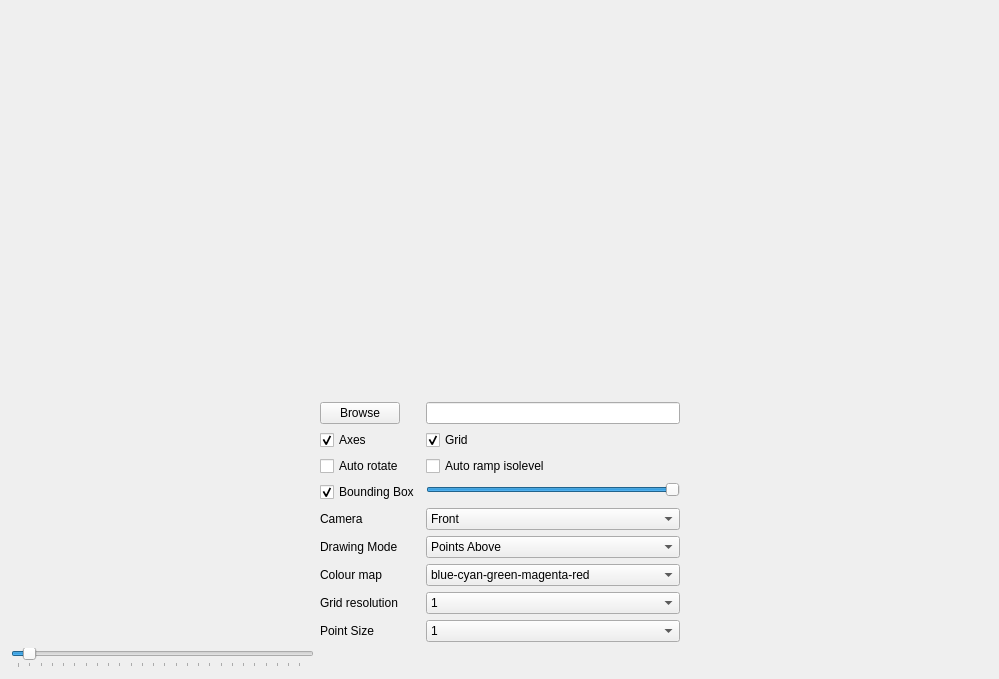
<?xml version="1.0" encoding="UTF-8"?>
<ui version="4.0">
 <class>MainWindow</class>
 <widget class="QMainWindow" name="MainWindow">
  <property name="windowModality">
   <enum>Qt::ApplicationModal</enum>
  </property>
  <property name="geometry">
   <rect>
    <x>0</x>
    <y>0</y>
    <width>999</width>
    <height>679</height>
   </rect>
  </property>
  <property name="sizePolicy">
   <sizepolicy hsizetype="Preferred" vsizetype="Preferred">
    <horstretch>0</horstretch>
    <verstretch>0</verstretch>
   </sizepolicy>
  </property>
  <property name="windowTitle">
   <string>OpenGL Test 1</string>
  </property>
  <widget class="QWidget" name="centralWidget">
   <layout class="QGridLayout" name="gridLayout">
    <item row="1" column="1">
     <spacer name="horizontalSpacer_2">
      <property name="orientation">
       <enum>Qt::Horizontal</enum>
      </property>
      <property name="sizeHint" stdset="0">
       <size>
        <width>40</width>
        <height>20</height>
       </size>
      </property>
     </spacer>
    </item>
    <item row="6" column="2">
     <layout class="QFormLayout" name="formLayout">
      <item row="0" column="0">
       <widget class="QPushButton" name="browse_pushButton">
        <property name="text">
         <string>Browse</string>
        </property>
       </widget>
      </item>
      <item row="0" column="1">
       <widget class="QLineEdit" name="filepath_Edit">
        <property name="maximumSize">
         <size>
          <width>400</width>
          <height>16777215</height>
         </size>
        </property>
       </widget>
      </item>
      <item row="2" column="0">
       <widget class="QCheckBox" name="checkBox">
        <property name="enabled">
         <bool>true</bool>
        </property>
        <property name="text">
         <string>Axes</string>
        </property>
        <property name="checkable">
         <bool>true</bool>
        </property>
        <property name="checked">
         <bool>true</bool>
        </property>
       </widget>
      </item>
      <item row="2" column="1">
       <widget class="QCheckBox" name="checkBox_2">
        <property name="text">
         <string>Grid</string>
        </property>
        <property name="checked">
         <bool>true</bool>
        </property>
       </widget>
      </item>
      <item row="6" column="0">
       <widget class="QCheckBox" name="checkBox_5">
        <property name="maximumSize">
         <size>
          <width>105</width>
          <height>16777215</height>
         </size>
        </property>
        <property name="text">
         <string>Bounding Box</string>
        </property>
        <property name="checked">
         <bool>true</bool>
        </property>
       </widget>
      </item>
      <item row="9" column="0">
       <widget class="QLabel" name="Camera_label">
        <property name="text">
         <string>Camera</string>
        </property>
       </widget>
      </item>
      <item row="9" column="1">
       <widget class="QComboBox" name="Camera_combo">
        <item>
         <property name="text">
          <string>Front</string>
         </property>
        </item>
        <item>
         <property name="text">
          <string>Top</string>
         </property>
        </item>
        <item>
         <property name="text">
          <string>Left</string>
         </property>
        </item>
        <item>
         <property name="text">
          <string>Axonometric</string>
         </property>
        </item>
       </widget>
      </item>
      <item row="10" column="0">
       <widget class="QLabel" name="DrawingMode">
        <property name="text">
         <string>Drawing Mode</string>
        </property>
       </widget>
      </item>
      <item row="10" column="1">
       <widget class="QComboBox" name="Drawing_mode_comboBox">
        <item>
         <property name="text">
          <string>Points Above</string>
         </property>
        </item>
        <item>
         <property name="text">
          <string>Points Below</string>
         </property>
        </item>
        <item>
         <property name="text">
          <string>Lines Above</string>
         </property>
        </item>
        <item>
         <property name="text">
          <string>Lines Below</string>
         </property>
        </item>
        <item>
         <property name="text">
          <string>Isopoints</string>
         </property>
        </item>
        <item>
         <property name="text">
          <string>Isosurface</string>
         </property>
        </item>
       </widget>
      </item>
      <item row="11" column="0">
       <widget class="QLabel" name="Colourmap">
        <property name="text">
         <string>Colour map</string>
        </property>
       </widget>
      </item>
      <item row="11" column="1">
       <widget class="QComboBox" name="Colour_map_comboBox">
        <item>
         <property name="text">
          <string>blue-cyan-green-magenta-red</string>
         </property>
        </item>
        <item>
         <property name="text">
          <string>blue-red</string>
         </property>
        </item>
        <item>
         <property name="text">
          <string>grey scale</string>
         </property>
        </item>
        <item>
         <property name="text">
          <string>red-yellow-green-cyan-blue-magenta-red</string>
         </property>
        </item>
        <item>
         <property name="text">
          <string>green-yellow</string>
         </property>
        </item>
        <item>
         <property name="text">
          <string>green-magenta</string>
         </property>
        </item>
        <item>
         <property name="text">
          <string>blue-green-red-green-blue</string>
         </property>
        </item>
        <item>
         <property name="text">
          <string>white-black-white</string>
         </property>
        </item>
        <item>
         <property name="text">
          <string>red-blue-cyan-magenta</string>
         </property>
        </item>
        <item>
         <property name="text">
          <string>blue-cyan-grren-yellow-white</string>
         </property>
        </item>
        <item>
         <property name="text">
          <string>landscape</string>
         </property>
        </item>
        <item>
         <property name="text">
          <string>constant</string>
         </property>
        </item>
       </widget>
      </item>
      <item row="12" column="0">
       <widget class="QLabel" name="Grid_resolution_label">
        <property name="text">
         <string>Grid resolution</string>
        </property>
       </widget>
      </item>
      <item row="12" column="1">
       <widget class="QComboBox" name="Grid_resolution_comboBox">
        <item>
         <property name="text">
          <string>1</string>
         </property>
        </item>
        <item>
         <property name="text">
          <string>2</string>
         </property>
        </item>
        <item>
         <property name="text">
          <string>3</string>
         </property>
        </item>
        <item>
         <property name="text">
          <string>4</string>
         </property>
        </item>
        <item>
         <property name="text">
          <string>5</string>
         </property>
        </item>
       </widget>
      </item>
      <item row="13" column="0">
       <widget class="QLabel" name="Point_size_label">
        <property name="text">
         <string>Point Size</string>
        </property>
       </widget>
      </item>
      <item row="13" column="1">
       <widget class="QComboBox" name="Point_size_comboBox">
        <item>
         <property name="text">
          <string>1</string>
         </property>
        </item>
        <item>
         <property name="text">
          <string>2</string>
         </property>
        </item>
        <item>
         <property name="text">
          <string>3</string>
         </property>
        </item>
        <item>
         <property name="text">
          <string>4</string>
         </property>
        </item>
        <item>
         <property name="text">
          <string>5</string>
         </property>
        </item>
        <item>
         <property name="text">
          <string>6</string>
         </property>
        </item>
        <item>
         <property name="text">
          <string>7</string>
         </property>
        </item>
        <item>
         <property name="text">
          <string>8</string>
         </property>
        </item>
        <item>
         <property name="text">
          <string>9</string>
         </property>
        </item>
        <item>
         <property name="text">
          <string>10</string>
         </property>
        </item>
       </widget>
      </item>
      <item row="5" column="0">
       <widget class="QCheckBox" name="checkBox_3">
        <property name="text">
         <string>Auto rotate</string>
        </property>
       </widget>
      </item>
      <item row="5" column="1">
       <widget class="QCheckBox" name="checkBox_4">
        <property name="text">
         <string>Auto ramp isolevel</string>
        </property>
       </widget>
      </item>
      <item row="6" column="1">
       <widget class="QSlider" name="opacitySlider">
        <property name="maximumSize">
         <size>
          <width>300</width>
          <height>16777215</height>
         </size>
        </property>
        <property name="maximum">
         <number>10</number>
        </property>
        <property name="singleStep">
         <number>1</number>
        </property>
        <property name="sliderPosition">
         <number>10</number>
        </property>
        <property name="orientation">
         <enum>Qt::Horizontal</enum>
        </property>
       </widget>
      </item>
     </layout>
    </item>
    <item row="0" column="1" colspan="3">
     <widget class="GLWidget" name="widget" native="true">
      <property name="sizePolicy">
       <sizepolicy hsizetype="Expanding" vsizetype="Expanding">
        <horstretch>0</horstretch>
        <verstretch>0</verstretch>
       </sizepolicy>
      </property>
     </widget>
    </item>
    <item row="6" column="3">
     <spacer name="horizontalSpacer">
      <property name="orientation">
       <enum>Qt::Horizontal</enum>
      </property>
      <property name="sizeHint" stdset="0">
       <size>
        <width>40</width>
        <height>20</height>
       </size>
      </property>
     </spacer>
    </item>
    <item row="6" column="1">
     <widget class="Histogram" name="widget_2" native="true">
      <property name="enabled">
       <bool>true</bool>
      </property>
      <property name="sizePolicy">
       <sizepolicy hsizetype="MinimumExpanding" vsizetype="Preferred">
        <horstretch>0</horstretch>
        <verstretch>0</verstretch>
       </sizepolicy>
      </property>
      <property name="minimumSize">
       <size>
        <width>50</width>
        <height>50</height>
       </size>
      </property>
      <property name="maximumSize">
       <size>
        <width>240</width>
        <height>150</height>
       </size>
      </property>
     </widget>
    </item>
    <item row="7" column="1">
     <widget class="QSlider" name="HorizontalSlider">
      <property name="cursor">
       <cursorShape>OpenHandCursor</cursorShape>
      </property>
      <property name="mouseTracking">
       <bool>true</bool>
      </property>
      <property name="autoFillBackground">
       <bool>true</bool>
      </property>
      <property name="maximum">
       <number>256</number>
      </property>
      <property name="sliderPosition">
       <number>10</number>
      </property>
      <property name="orientation">
       <enum>Qt::Horizontal</enum>
      </property>
      <property name="invertedAppearance">
       <bool>false</bool>
      </property>
      <property name="invertedControls">
       <bool>false</bool>
      </property>
      <property name="tickPosition">
       <enum>QSlider::TicksBelow</enum>
      </property>
      <property name="tickInterval">
       <number>10</number>
      </property>
     </widget>
    </item>
   </layout>
  </widget>
 </widget>
 <layoutdefault spacing="6" margin="11"/>
 <customwidgets>
  <customwidget>
   <class>GLWidget</class>
   <extends>QWidget</extends>
   <header>glwidget.h</header>
   <container>1</container>
  </customwidget>
  <customwidget>
   <class>Histogram</class>
   <extends>QWidget</extends>
   <header>histogram.h</header>
   <container>1</container>
  </customwidget>
 </customwidgets>
 <resources/>
 <connections/>
</ui>
